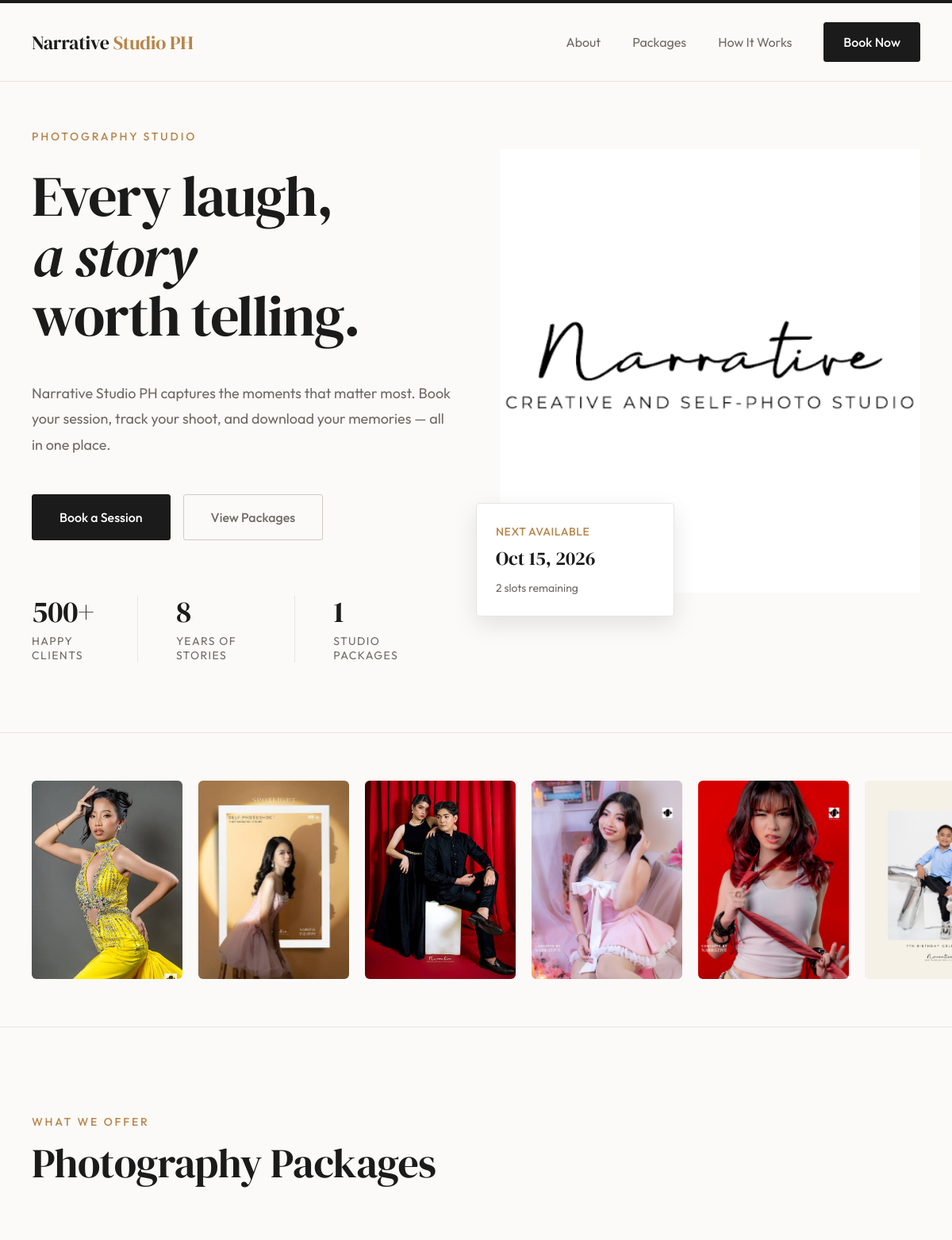
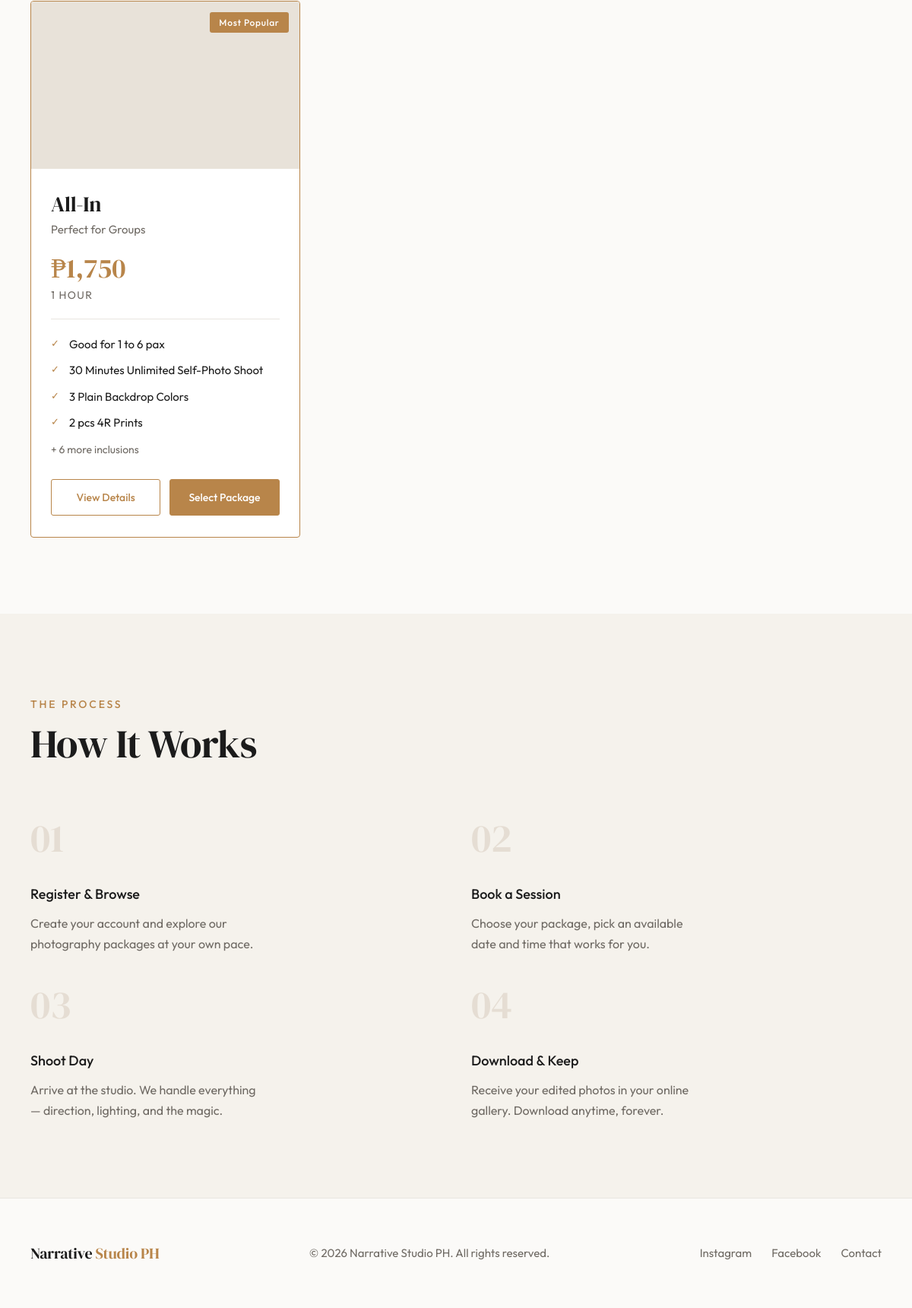
The page / on the database its author committed (2 pictures, top to bottom).
### tables this page shows
CREATE TABLE IF NOT EXISTS packages (
  id            INT UNSIGNED AUTO_INCREMENT PRIMARY KEY,
  name          VARCHAR(120)  NOT NULL,                  
  description   VARCHAR(255)  NOT NULL,                  
  price         DECIMAL(10,2) NOT NULL,
  duration      VARCHAR(60)   NOT NULL DEFAULT '',       
  banner_photo  VARCHAR(255)  NULL,                      
  status        ENUM('available','unavailable') NOT NULL DEFAULT 'available',
  is_popular    TINYINT(1)    NOT NULL DEFAULT 0,
  sort_order    INT           NOT NULL DEFAULT 0,
  created_at    TIMESTAMP     NOT NULL DEFAULT CURRENT_TIMESTAMP,
  updated_at    TIMESTAMP     NOT NULL DEFAULT CURRENT_TIMESTAMP ON UPDATE CURRENT_TIMESTAMP,
  INDEX idx_status (status)
);

### index.php (called while the page is built)
<?php
require __DIR__ . '/sections/function.php';
require __DIR__ . '/sections/data.php';
require __DIR__ . '/sections/header.php';
require __DIR__ . '/sections/hero.php';
require __DIR__ . '/sections/gallery.php';
require __DIR__ . '/sections/packages.php';
require __DIR__ . '/sections/process.php';
require __DIR__ . '/sections/footer.php';

### sections/data.php (called while the page is built, shortened)
<?php
$studio = [
    'name_main'  => 'Narrative',
    'name_accent'=> 'Studio PH',
];
$nav = [
    'About'        => 'index.php#about',
    'Packages'     => 'index.php#packages',
    'How It Works' => 'index.php#how-it-works',
];
require_once __DIR__ . '/../includes/helpers.php';
try {
    $packages  = get_packages(true);
    $loadError = false;
} catch (Throwable $t) {
    error_log('landing packages: ' . $t->getMessage());
    $packages  = [];
    $loadError = true;
}
$next = new DateTime('today');
do { $next->modify('+1 day'); } while (in_array($next->format('N'), [6, 7]));
$nextDate  = $next->format('M j, Y');
$slotsLeft = 2;
$stats = [
    ['value' => '500+', 'label' => 'Happy Clients'],
    ['value' => '8',    'label' => 'Years of Stories'],
    ['value' => (string)count($packages), 'label' => 'Studio Packages'],
];

### sections/function.php (called while the page is built)
<?php
if (!function_exists('e')) {
    function e($s) {
        return htmlspecialchars((string)$s, ENT_QUOTES, 'UTF-8');
    }
}

### auth/helpers.php (called while the page is built, shortened)
<?php
require_once __DIR__ . '/db.php';
function current_user()
{
    if (session_status() === PHP_SESSION_NONE && empty($_COOKIE[AUTH_SESSION_NAME])) return null;
    $user = find_user_by_id($_SESSION['user_id']);
    return $user;
}

### includes/helpers.php (called while the page is built, shortened)
<?php
require_once __DIR__ . '/../config/db.php';
require_once __DIR__ . '/../auth/helpers.php';
function viewer(): ?array {
    static $u = false;
    if ($u === false) {
        try { $u = current_user(); } catch (Throwable $t) { error_log('viewer: ' . $t->getMessage()); $u = null; }
    }
    return $u;
}
function book_url(?int $packageId = null): string {
    $target = 'booking.php' . ($packageId ? '?package_id=' . $packageId : '');
    return viewer() ? $target : 'login.php?next=' . rawurlencode($target);
}
function peso($n): string {
    $n = (float)$n;
    return '₱' . number_format($n, $n == floor($n) ? 0 : 2);
}
function banner_url(?string $file): string {
    return $file ? UPLOAD_URL . rawurlencode($file) : '';
}
function attach_inclusions(array $rows): array {
    $ids = array_column($rows, 'id');
    $in  = implode(',', array_fill(0, count($ids), '?'));
    $st  = db()->prepare("SELECT package_id, inclusion FROM package_inclusions
                          WHERE package_id IN ($in) ORDER BY sort_order, id");
    $st->execute($ids);
    $map = [];
    foreach ($st as $r) $map[$r['package_id']][] = $r['inclusion'];
    return $rows;
}
function get_packages(bool $onlyAvailable = false): array {
    $sql = 'SELECT * FROM packages' . ($onlyAvailable ? " WHERE status='available'" : '') . ' ORDER BY sort_order, id';
    return attach_inclusions(db()->query($sql)->fetchAll());
}

### config/db.php (called while the page is built, shortened)
<?php
function db(): PDO {
    static $pdo = null;
    if ($pdo === null) {
        $pdo = new PDO(
            'mysql:host=' . DB_HOST . ';dbname=' . DB_NAME . ';charset=utf8mb4',
            DB_USER, DB_PASS,
            [
                PDO::ATTR_ERRMODE            => PDO::ERRMODE_EXCEPTION,
                PDO::ATTR_DEFAULT_FETCH_MODE => PDO::FETCH_ASSOC,
                PDO::ATTR_EMULATE_PREPARES   => false,
            ]
        );
    }
    return $pdo;
}

### sections/packages.php (the view, shortened to what this page needs)
<link rel="stylesheet" href="<?= BASE_URL ?>/assets/css/packages.css">
<section class="pk-section" id="packages">
  <div class="container">
    <p class="eyebrow">What we offer</p>
    <h2>Photography Packages</h2>
    <?php if ($loadError): ?>
      <p class="pk-empty">Packages are temporarily unavailable. Please try again shortly.</p>
    <?php elseif (!$packages): ?>
      <p class="pk-empty">No packages are available right now. Please check back soon.</p>
    <?php else: ?>
    <div class="pk-grid">
      <?php foreach ($packages as $p):
        $preview = array_slice($p['inclusions'], 0, 4);
        $more    = count($p['inclusions']) - count($preview);
        $img     = banner_url($p['banner_photo']);
      ?>
      <article class="pk-card <?= $p['is_popular'] ? 'is-popular' : '' ?>">
        <div class="pk-media" <?= $img ? 'style="background-image:url(\'' . e($img) . '\')"' : '' ?>>
          <?php if ($p['is_popular']): ?><span class="pk-badge">Most Popular</span><?php endif; ?>
        </div>
        <div class="pk-body">
          <h3 class="pk-name"><?= e($p['name']) ?></h3>
          <p class="pk-desc"><?= e($p['description']) ?></p>
          <p class="pk-price"><?= peso($p['price']) ?></p>
          <?php if ($p['duration']): ?><p class="pk-meta"><?= e($p['duration']) ?></p><?php endif; ?>
          <ul class="pk-list">
            <?php foreach ($preview as $inc): ?><li><?= e($inc) ?></li><?php endforeach; ?>
          </ul>
          <?php if ($more > 0): ?><p class="pk-more">+ <?= $more ?> more inclusion<?= $more > 1 ? 's' : '' ?></p><?php endif; ?>
          <div class="pk-actions">
            <button type="button" class="pk-btn pk-btn-ghost" data-pk-open="pk-dlg-<?= (int)$p['id'] ?>">View Details</button>
            <a class="pk-btn pk-btn-solid" href="<?= e(book_url((int)$p['id'])) ?>">Select Package</a>
          </div>
        </div>
      </article>
      <?php endforeach; ?>
    </div>
    <?php endif; ?>
  </div>
</section>

### sections/header.php (shortened to what this page needs)
<!DOCTYPE html>
<html lang="en">
<head>
  <link rel="stylesheet" href="style.css">
</head>
<body>
<header class="site-header">
  <a href="index.php" class="logo">
    <?= e($studio['name_main']) ?> <span><?= e($studio['name_accent']) ?></span>
  </a>
  <nav class="nav">
    <?php foreach ($nav as $label => $href): ?>
      <a href="<?= e($href) ?>"><?= e($label) ?></a>
    <?php endforeach; ?>
    <a href="<?= e(book_url()) ?>" class="btn btn-dark btn-sm">Book Now</a>
  </nav>
</header>
<main>

### sections/hero.php
<section class="hero">
    <div class="hero-text">
      <p class="eyebrow">Photography Studio</p>
      <h1>Every laugh,<br><em>a story</em><br>worth telling.</h1>
      <p class="lead">
        <?= e($studio['name_main'] . ' ' . $studio['name_accent']) ?> captures the moments that matter most.
        Book your session, track your shoot, and download your memories — all in one place.
      </p>
      <div class="actions">
        <a href="<?= e(book_url()) ?>" class="btn btn-dark">Book a Session</a>
        <?php if (($me = viewer()) && $me['role'] === 'admin'): ?>
          <a href="admin/packages_manage.php" class="btn btn-outline">Admin Portal →</a>
        <?php else: ?>
          <a href="#packages" class="btn btn-outline">View Packages</a>
        <?php endif; ?>
      </div>
      <ul class="stats">
        <?php foreach ($stats as $s): ?>
          <li>
            <strong><?= e($s['value']) ?></strong>
            <span><?= e($s['label']) ?></span>
          </li>
        <?php endforeach; ?>
      </ul>
    </div>
    <div class="hero-visual">
      <div class="hero-photo">
        <img src="images/logo.png" alt="Photographer tossing a camera in an autumn forest">
      </div>
      <div class="availability">
        <p class="eyebrow">Next available</p>
          <p class="date"><?= e($nextDate) ?></p>
          <p class="slots"><?= (int)$slotsLeft ?> slot<?= $slotsLeft === 1 ? '' : 's' ?> remaining</p>
      </div>
    </div>
  </section>

### sections/gallery.php
<section class="gallery" id="about" aria-label="Recent work">
  <div class="gallery-track">
    <?php foreach ($gallery as [$src, $alt]): ?>
      <img src="<?= e($src) ?>" alt="<?= e($alt) ?>" loading="lazy">
    <?php endforeach; ?>
  </div>
</section>

### sections/process.php
<section class="process" id="how-it-works">
  <div class="container">
    <p class="eyebrow">The process</p>
    <h2>How It Works</h2>
    <ol class="steps">
      <?php foreach ($steps as $i => [$title, $text]): ?>
        <li>
          <span class="step-no"><?= str_pad($i + 1, 2, '0', STR_PAD_LEFT) ?></span>
          <h3><?= e($title) ?></h3>
          <p><?= e($text) ?></p>
        </li>
      <?php endforeach; ?>
    </ol>
  </div>
</section>

### sections/footer.php
</main>
<footer class="site-footer">
  <div class="container footer-row">
    <a href="index.php" class="logo logo-sm"><?= e($studio['name_main']) ?> <span><?= e($studio['name_accent']) ?></span></a>
    <p>© <?= date('Y') ?> <?= e($studio['name_main'] . ' ' . $studio['name_accent']) ?>. All rights reserved.</p>
    <nav>
      <a href="https://www.instagram.com/narrativestudiosph">Instagram</a>
      <a href="https://www.facebook.com/narrativestudiosph">Facebook</a>
      <a href="contact.php">Contact</a>
    </nav>
  </div>
</footer>
</body>
</html>

### assets/css/packages.css (style rules this page uses)
.pk-section { --ink:#1b1b1b;--muted:#6f6a64;--line:#e8e5e0;--accent:#b8854a;--bg:#fbfaf8; --serif:"DM Serif Display",Georgia,serif;--sans:"Outfit",system-ui,sans-serif; background:var(--bg);color:var(--ink);font-family:var(--sans);padding:110px 0 100px }
.pk-section .eyebrow { font-size:14px;font-weight:500;letter-spacing:.2em;text-transform:uppercase;color:var(--accent) }
.pk-grid { display:grid;grid-template-columns:repeat(auto-fill,minmax(300px,1fr));gap:28px;align-items:stretch;margin-top:70px }
.pk-card { display:flex;flex-direction:column;background:#fff;border:1px solid var(--line);border-radius:4px;overflow:hidden;transition:box-shadow .2s,transform .2s }
.pk-card.is-popular { border-color:var(--accent) }
.pk-media { position:relative;aspect-ratio:16/10;background:#e8e2d9 center/cover no-repeat }
.pk-badge { position:absolute;top:14px;right:14px;background:var(--accent);color:#fff;font-size:12px;font-weight:500;letter-spacing:.06em;padding:6px 12px;border-radius:3px }
.pk-body { display:flex;flex-direction:column;flex:1;padding:30px 26px 28px }
.pk-name { margin:0 0 6px;font:400 28px/1.2 var(--serif);letter-spacing:-.01em }
.pk-desc { margin:0;font-size:15px;color:var(--muted) }
.pk-price { margin:22px 0 6px;font:400 36px/1.1 var(--serif);color:var(--accent) }
.pk-meta { margin:0;font-size:14px;letter-spacing:.1em;text-transform:uppercase;color:var(--muted) }
.pk-body .pk-meta { padding-bottom:22px;border-bottom:1px solid var(--line) }
.pk-list { list-style:none;margin:22px 0 0;padding:0;display:grid;gap:12px }
.pk-list li { position:relative;padding-left:24px;font-size:15px;line-height:1.5 }
.pk-list li::before { content:"✓";position:absolute;left:0;top:0;font-size:13px;color:var(--accent) }
.pk-more { margin:14px 0 0;font-size:14px;color:var(--muted) }
.pk-actions { display:flex;gap:12px;margin-top:auto;padding-top:30px }
.pk-btn { flex:1;display:inline-block;text-align:center;white-space:nowrap;padding:14px 8px;font:500 14px var(--sans);border-radius:3px;border:1px solid var(--accent);cursor:pointer;text-decoration:none;transition:background .2s,color .2s }
.pk-btn-ghost { background:transparent;color:var(--accent) }
.pk-btn-solid { background:var(--accent);color:#fff }

### rows shown on the page
packages: is_popular "Most Popular", name "All-In", description "Perfect for Groups", price "₱1,750", duration "1 HOUR", inc "Good for 1 to 6 pax", inc "30 Minutes Unlimited Self-Photo Shoot", inc "3 Plain Backdrop Colors", inc "2 pcs 4R Prints", more "6"

### other values the page prints
$studio['name_main'] "Narrative"
$studio['name_accent'] "Studio PH"
$label "About"
$label "Packages"
$label "How It Works"
$studio['name_main'] . ' ' . $studio['name_accent'] "Narrative Studio PH"
$s['value'] "500+"
$s['label'] "HAPPY CLIENTS"
$s['value'] "8"
$s['label'] "YEARS OF STORIES"
$s['value'] "1"
$s['label'] "STUDIO PACKAGES"
$nextDate "Oct 15, 2026"
$slotsLeft "2"
str_pad($i + 1, 2, '0', STR_PAD_LEFT) "01"
